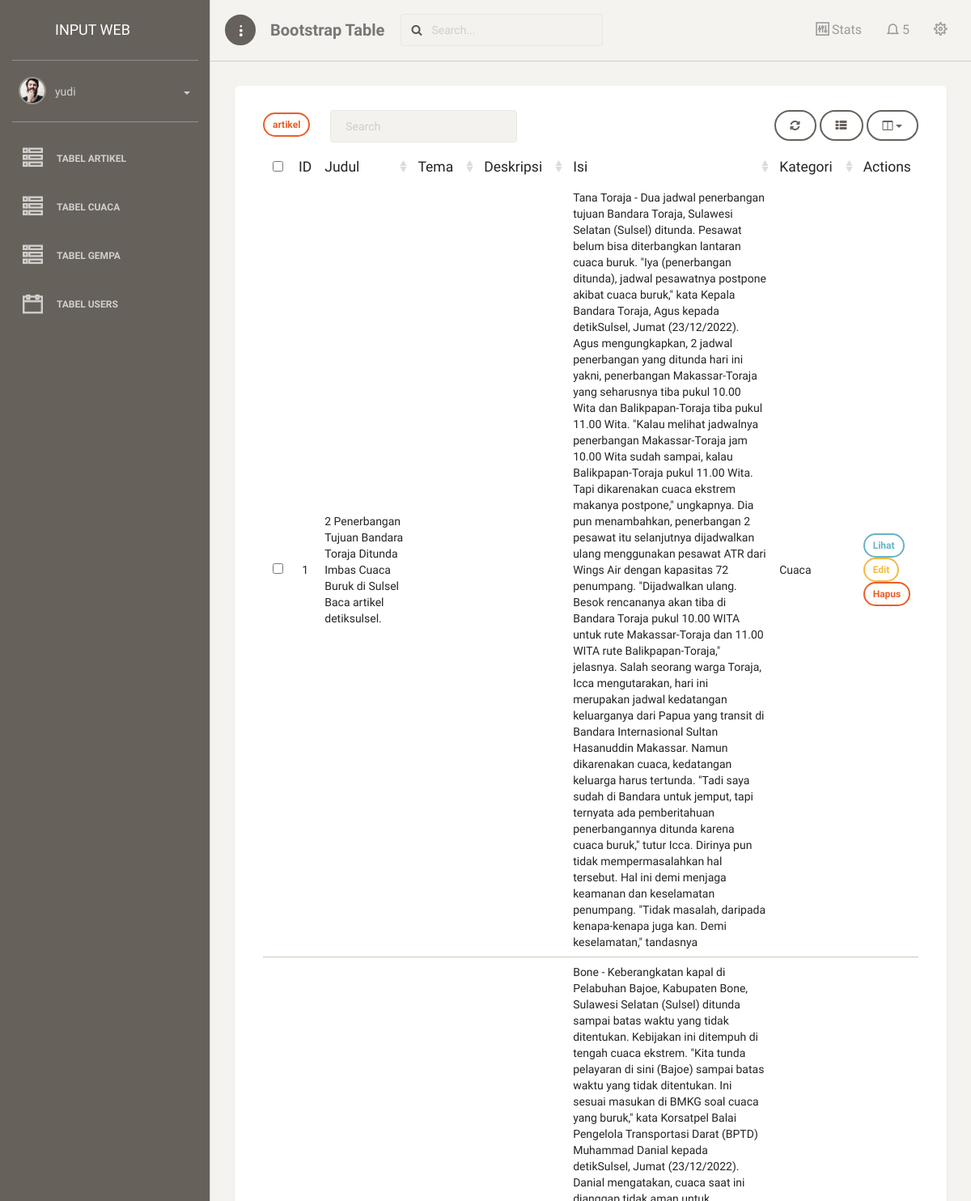
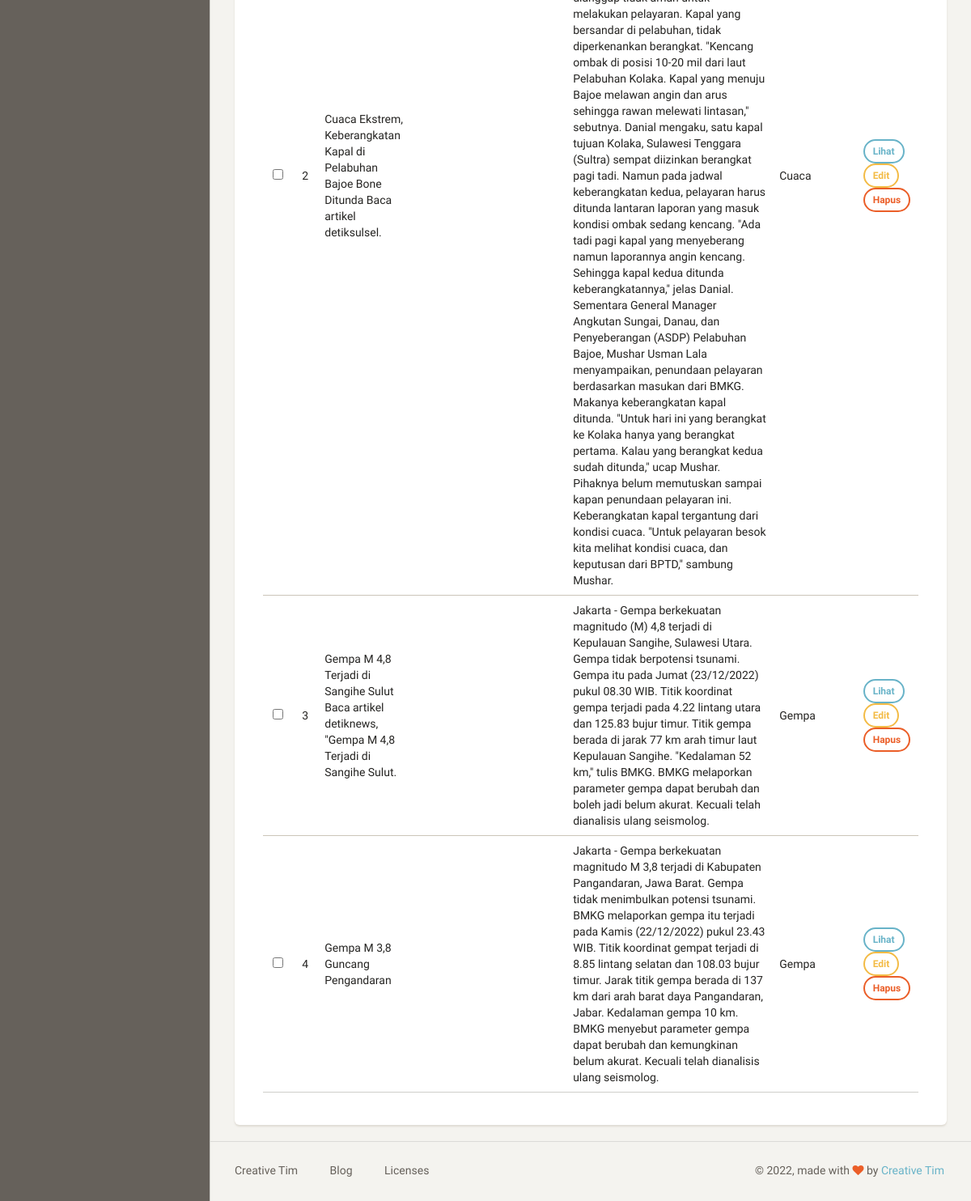
Screenshot of /dashboard/artikel (signed in) with the database file from the repository (2 pictures, top to bottom).
### cuaca/models.py (models this page shows, shortened)
class Artikel(models.Model):
    nama = models.ForeignKey(User,on_delete=models.CASCADE,blank= True, null=True)
    judul = models.CharField(max_length=100)
    isi = models.TextField(blank= True, null=True )
    kategori = models.ForeignKey(Kategori, on_delete=models.CASCADE, blank=True,null=True)

class Kategori(models.Model):
    nama = models.CharField(max_length=100)
    def __str__(self):
         return self.nama
    class Meta:
        verbose_name_plural = "Kategori"

### cuaca/views.py (the view)
# urls.py: path('artikel',artikel, name='table_artikel'),
@login_required
def artikel(request):
    template_name = "back/table_artikel.html"
    artikel = Artikel.objects.all()
    context = {
        'title' : 'dashboard',
        'artikel' : artikel,
    }
    return render(request, template_name, context)

### templates/back/table_artikel.html (shortened to what this page needs)
{% extends 'back/base.html' %}
{% block content %}
<div class="content">
    <div class="container-fluid">
        <div class="row">
            <div class="col-md-12">
                <div class="card">
                    <div class="card-content">
                        <div class="toolbar">
                            <a class ="btn btn-sm btn-danger" href="{% url 'tambah_artikel' %}" > artikel</a> &ensp;&ensp;&ensp;
                        </div>
                        <table id="bootstrap-table" class="table">
                            <thead>
                                <th data-field="id" class="text-center">ID</th>
                                <th data-field="judul" data-sortable="true">Judul</th>
                                <th data-field="tema" data-sortable="true">Tema</th>
                                <th data-field="deskripsi" data-sortable="true">Deskripsi</th>
                                <th data-field="isi" data-sortable="true">Isi</th>
                                <th data-field="kategori" data-sortable="true">Kategori</th>
                                <th> Actions </th>
                            </thead>
                            <tbody>
                                {% for a in artikel %}
                                <tr>
                                    <td>{{forloop.counter}}</td>
                                    <td>{{a.judul}}</td>
                                    <td>{{a.tema}}</td>
                                    <td>{{a.deskripsi}}</td>
                                    <td>{{a.isi}}</td>
                                    <td>{{a.kategori}}</td>
                                    <td>
                                        <a class="btn btn-sm btn-info" href = "{% url 'lihat_artikel' a.id %}"> Lihat </a>
                                        <a class="btn btn-sm btn-warning" href = "{% url 'edit_artikel' a.id %}"> Edit </a>
                                        <a class="btn btn-sm btn-danger" href = "{% url 'hapus_artikel' a.id %}"> Hapus </a>
                                    </td>
                                </tr>
                                {% endfor %}
                            </tbody>
                        </table>
                    </div>
                </div>
            </div>
        </div>
    </div>
</div>
{% endblock content %}

### templates/back/menu.html (shortened to what this page needs)
{% load static %}
<div class="sidebar-wrapper">
    <div class="user">
        <div class="photo">
            <img src="{%static 'back/img/faces/face-2.jpg'%}" />
        </div>
        <div class="info">
            <a data-toggle="collapse" href="#collapseExample" class="collapsed">
                <span>
                    {{user}}
                    <b class="caret"></b>
                </span>
            </a>
        </div>
    </div>
    <ul class="nav">
        <li class="nav">
            <a href="{% url 'table_artikel' %}">
                <i class="ti-view-list-alt"></i>
                <p>
                    Tabel Artikel
                </p>
            </a>
        </li>
        <li class="nav">
            <a href="{% url 'table_cuaca' %}">
                <i class="ti-view-list-alt"></i>
                <p>
                    Tabel Cuaca
                </p>
            </a>
        </li>
        <li class="nav">
            <a href="{% url 'table_gempa' %}">
                <i class="ti-view-list-alt"></i>
                <p>
                    Tabel Gempa
                </p>
            </a>
        </li>
        {% if request.session.is_creator == 'creator'  %}
            <li class="nav">
                <a href="{% url 'table_users' %}">
                    <i class="ti-calendar"></i>
                    <p>
                        Tabel Users
                    </p>
                </a>
            </li>
        {% endif %}
    </ul>
</div>

### rows the page displays
Artikel: judul "2 Penerbangan Tujuan Bandara Toraja Ditunda Imbas Cuaca Buruk di Sulsel Baca artikel detiksulsel.", isi "Tana Toraja - Dua jadwal penerbangan tujuan Bandara Toraja, Sulawesi Selatan (Sulsel) ditunda. Pesawat belum bisa diterbangkan lantaran cuaca buruk. \"Iya (penerbangan ditunda), jadwal pesawatnya postpone akibat cuaca buruk,\" kata Kepala Bandara Toraja, Agus kepada detikSulsel, Jumat (23/12/2022). Agus mengungkapkan, 2 jadwal penerbangan yang ditunda hari ini yakni, penerbangan Makassar-Toraja yang seharusnya tiba pukul 10.00 Wita dan Balikpapan-Toraja tiba pukul 11.00 Wita. \"Kalau melihat jadwalnya penerbangan Makassar-Toraja jam 10.00 Wita sudah sampai, kalau Balikpapan-Toraja pukul 11.00 Wita. Tapi dikarenakan cuaca ekstrem makanya postpone,\" ungkapnya. Dia pun menambahkan, penerbangan 2…", kategori "Cuaca"
Artikel: judul "Cuaca Ekstrem, Keberangkatan Kapal di Pelabuhan Bajoe Bone Ditunda Baca artikel detiksulsel.", isi "Bone - Keberangkatan kapal di Pelabuhan Bajoe, Kabupaten Bone, Sulawesi Selatan (Sulsel) ditunda sampai batas waktu yang tidak ditentukan. Kebijakan ini ditempuh di tengah cuaca ekstrem. \"Kita tunda pelayaran di sini (Bajoe) sampai batas waktu yang tidak ditentukan. Ini sesuai masukan di BMKG soal cuaca yang buruk,\" kata Korsatpel Balai Pengelola Transportasi Darat (BPTD) Muhammad Danial kepada detikSulsel, Jumat (23/12/2022). Danial mengatakan, cuaca saat ini dianggap tidak aman untuk melakukan pelayaran. Kapal yang bersandar di pelabuhan, tidak diperkenankan berangkat. \"Kencang ombak di posisi 10-20 mil dari laut Pelabuhan Kolaka. Kapal yang menuju Bajoe melawan angin dan arus sehingga…", kategori "Cuaca"
Artikel: judul "Gempa M 4,8 Terjadi di Sangihe Sulut Baca artikel detiknews, \"Gempa M 4,8 Terjadi di Sangihe Sulut.", isi "Jakarta - Gempa berkekuatan magnitudo (M) 4,8 terjadi di Kepulauan Sangihe, Sulawesi Utara. Gempa tidak berpotensi tsunami. Gempa itu pada Jumat (23/12/2022) pukul 08.30 WIB. Titik koordinat gempa terjadi pada 4.22 lintang utara dan 125.83 bujur timur. Titik gempa berada di jarak 77 km arah timur laut Kepulauan Sangihe. \"Kedalaman 52 km,\" tulis BMKG. BMKG melaporkan parameter gempa dapat berubah dan boleh jadi belum akurat. Kecuali telah dianalisis ulang seismolog.", kategori "Gempa"
Artikel: judul "Gempa M 3,8 Guncang Pengandaran", isi "Jakarta - Gempa berkekuatan magnitudo M 3,8 terjadi di Kabupaten Pangandaran, Jawa Barat. Gempa tidak menimbulkan potensi tsunami. BMKG melaporkan gempa itu terjadi pada Kamis (22/12/2022) pukul 23.43 WIB. Titik koordinat gempat terjadi di 8.85 lintang selatan dan 108.03 bujur timur. Jarak titik gempa berada di 137 km dari arah barat daya Pangandaran, Jabar. Kedalaman gempa 10 km. BMKG menyebut parameter gempa dapat berubah dan kemungkinan belum akurat. Kecuali telah dianalisis ulang seismolog.", kategori "Gempa"

### other values shown
{{ user }} "yudi"
